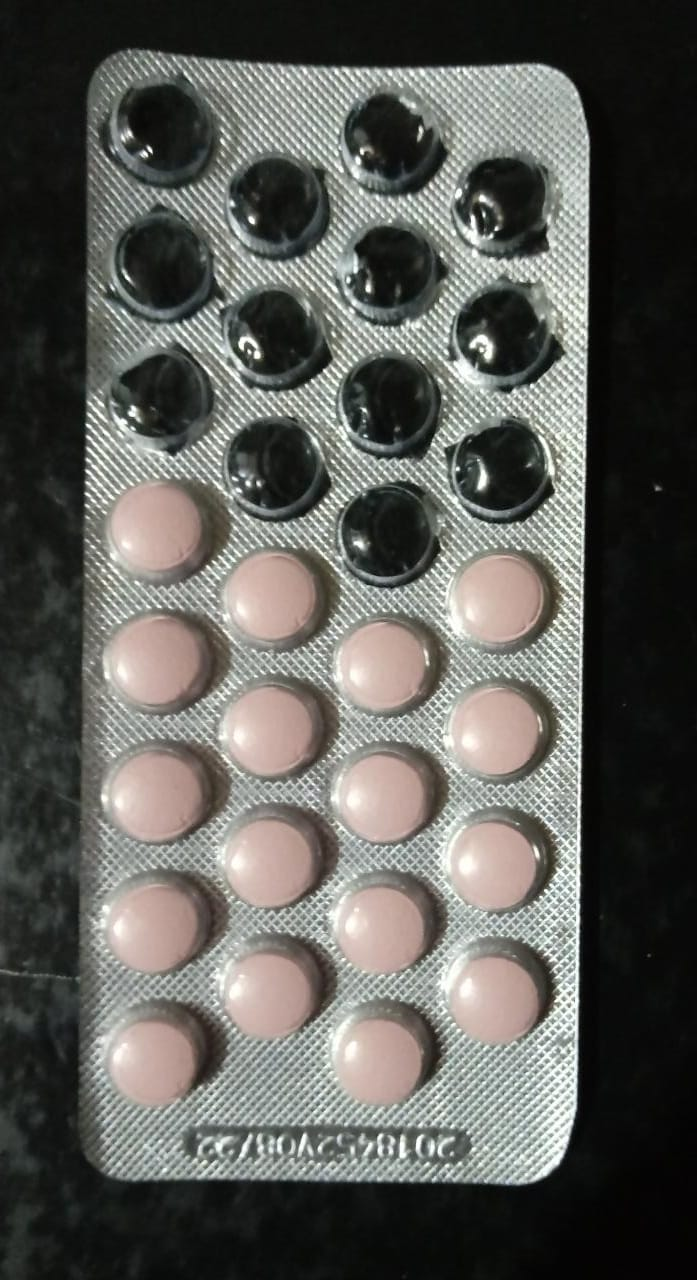
#> input picture img/remedio8.jpeg, 697 x 1280 px
$ python detector-de-remedio.py
#> lines starting #> are read from the running program, lines starting #| are printed output that depends on the picture; after the words box and inside, x2 and y2 are one past the last pixel; in counts of white or black regions, pixels touching at a corner belong together
import cv2
from cv2 import THRESH_OTSU

# LENDO A IMAGEM ORIGINAL
image = cv2.imread("img/remedio8.jpeg")
#> image is the input picture: shape (1280, 697, 3); mean B, G, R 88.1, 92.6, 92.8
#cv2.imshow("1 - Imagem original", image)

# ALTERANDO O TAMANHO DA IMAGEM ORIGINAL
img_resized = cv2.resize(image, None, fx=0.4, fy=0.4)
cv2.imshow("2 - Imagem com tamanho alterado", img_resized)

# ALTERANDO A COR DA IMAGEM PARA CINZA
image_gray = cv2.cvtColor(img_resized, cv2.COLOR_BGR2GRAY)
#cv2.imshow("3 - Imagem cinza", image_gray)

# ALTERANDO O FILTRO BILATERAL NA IMAGEM
image_filtered = cv2.bilateralFilter(image_gray,20,255,255) # tentativa e erro
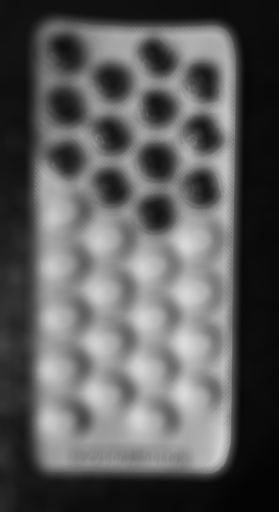
#> image_filtered: shape (512, 279); min 4, max 220, mean 91.9
#cv2.imshow("4 - Imagem com filtro Bilateral", image_filtered)

# BINARIZANDO A IMAGEM
method = cv2.THRESH_BINARY_INV + THRESH_OTSU
limiar, image_binary = cv2.threshold(image_filtered, 0, 255, method) # tentativa e erro
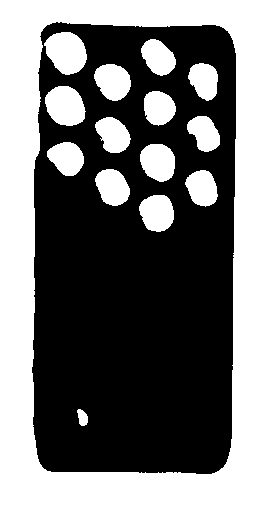
#> image_binary: shape (512, 279); 47.4% white; 15 white regions, largest, box (x1, y1, x2, y2) and area: (0, 0, 279, 512) 54789, (44, 32, 87, 75) 1346, (45, 86, 86, 126) 1252
#> limiar = 88
#cv2.imshow("5 - Imagem Binarizada", image_binary)

# FAZENDO O PROCESSO DE EROSÃO NA IMAGEM
ee = cv2.getStructuringElement(cv2.MORPH_ELLIPSE,(3,3))
image_erodida = cv2.erode(image_binary, ee, iterations=10) # tentativa e erro
#> image_erodida: shape (512, 279); 31.3% white; 14 white regions, largest, box (x1, y1, x2, y2) and area: (0, 0, 279, 512) 42199, (54, 42, 77, 65) 389, (55, 96, 76, 116) 332
#cv2.imshow("6 - imagem Erodida", image_erodida)

# DILATANDO A IMAGEM
image_dilatada = cv2.dilate(image_erodida, ee, iterations=10) # tentativa e erro
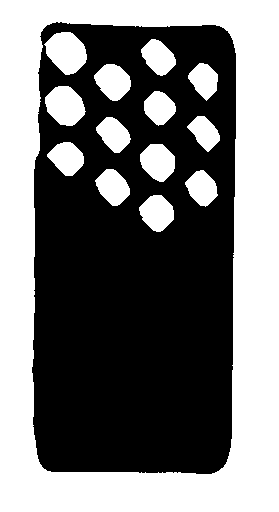
#> image_dilatada: shape (512, 279); 46.5% white; 14 white regions
cv2.imshow("7 - Imagem Dilatada", image_dilatada)

# PROCURANDO CONTORNOS NA IMAGEM
contornos, h = cv2.findContours(image_dilatada, cv2.RETR_TREE, cv2.CHAIN_APPROX_SIMPLE)
#> contornos = 15 contours; largest, box (x1, y1, x2, y2) and area: (0, 0, 279, 512) 142058, (31, 21, 237, 475) 88678, (44, 32, 87, 75) 1224, (45, 86, 86, 126) 1130, (140, 144, 175, 182) 934; h = 15 rows, first 6: [-1, -1, 1, -1], [-1, -1, 2, 0], [3, -1, -1, 1], [4, 2, -1, 1], [5, 3, -1, 1], [6, 4, -1, 1]
print(f'teste: {len(contornos)} {len(h)}')
#| teste: 15 1

# COLOCAR O TEXTO NA IMAGEM ORIGINAL (RESIZED)
phrase = f'Remedios faltantes: {len(contornos)-2}'
#> phrase = 'Remedios faltantes: 13'
cv2.putText(img_resized, phrase, (40,500), cv2.FONT_HERSHEY_SIMPLEX, 0.5, (255, 255, 255),1)
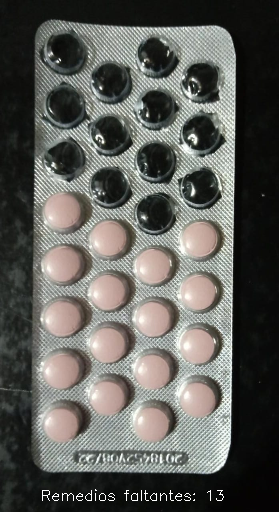
#> img_resized: shape (512, 279, 3); mean B, G, R 88.7, 93.2, 93.3

# APLICANDO UMA LÓGICA PARA COMEÇAR A PEGAR O CONTORNO DE DENTRO DA IMAGEM
for i in range(2, len(contornos)):
    image_final = cv2.drawContours(img_resized, contornos, i, (0,0,255),2)
    cv2.imshow('Final contornos', image_final)
#> this loop made 13 passes
#> pass 2, `image_final = cv2.drawContours(img_resized, contornos, i, (0,0,255),2)`:
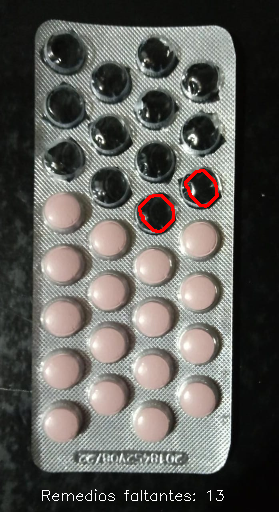
#> image_final: shape (512, 279, 3); mean B, G, R 88.4, 92.9, 94.3
#> pass 3, `image_final = cv2.drawContours(img_resized, contornos, i, (0,0,255),2)`:
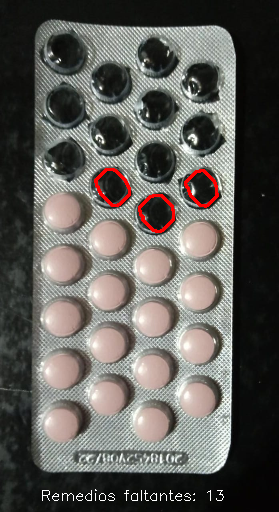
#> image_final: shape (512, 279, 3); 0.26% of pixels changed, all inside (x1, y1, x2, y2) = (94, 168, 131, 207)
#> after the loop:
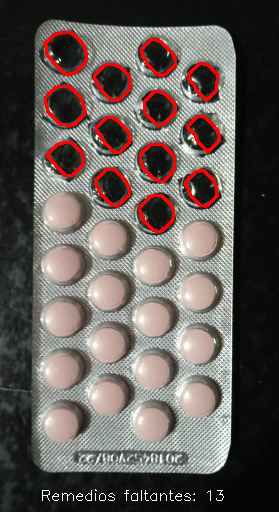
#> img_resized: shape (512, 279, 3); 3.38% of pixels changed, all inside (x1, y1, x2, y2) = (43, 31, 221, 233)

cv2.waitKey()

$ run again, with img/remedio1.jpeg copied over img/remedio8.jpeg
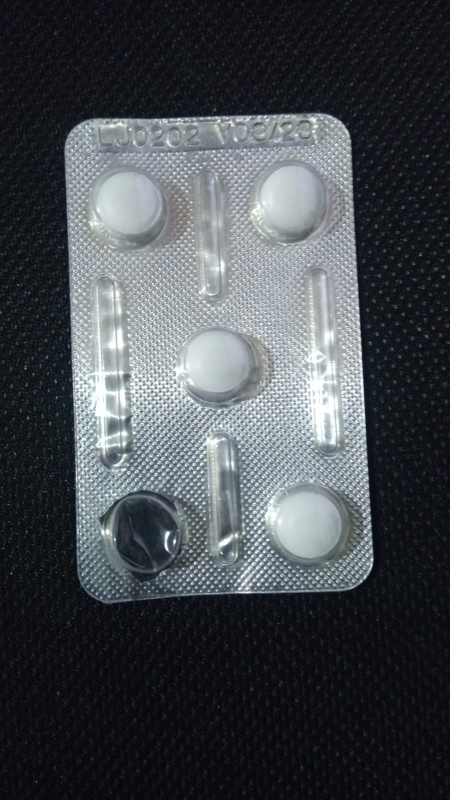
#> input picture img/remedio1.jpeg, 900 x 1600 px (shown at 1/2 size)
#> image is the input picture: shape (1600, 900, 3); mean B, G, R 78, 73.5, 68.9
#> `limiar, image_binary = cv2.threshold(image_filtered, 0, 255, method)`:
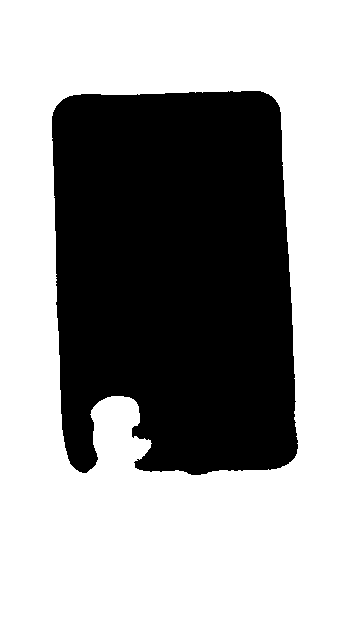
#> image_binary: shape (640, 360); 63.6% white; 1 black region, box (x1, y1, x2, y2) and area: (52, 91, 298, 475) 83821
#> limiar = 91
#> image_erodida: shape (640, 360); 57.9% white; 1 black region, box (x1, y1, x2, y2) and area: (42, 81, 308, 485) 97026
#> image_dilatada: shape (640, 360); 63.6% white; 1 black region
#> contornos = 2 contours; box (x1, y1, x2, y2) and area: (0, 0, 360, 640) 229401, (51, 90, 299, 476) 84590; h = [[-1, -1, 1, -1], [-1, -1, -1, 0]]
#| teste: 2 1
#> phrase = 'Remedios faltantes: 0'
#> `cv2.putText(img_resized, phrase, (40,500), cv2.FONT_HERSHEY_SIMPLEX, 0..`:
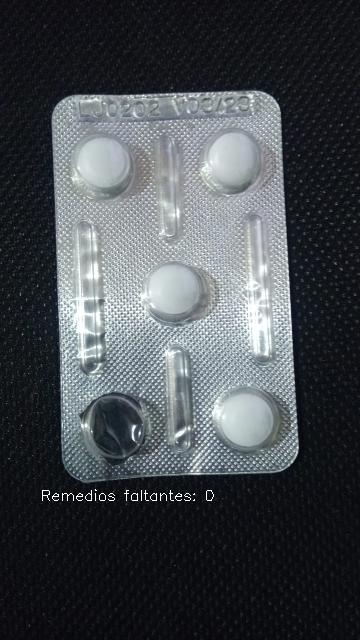
#> img_resized: shape (640, 360, 3); mean B, G, R 78.4, 73.8, 69.2

$ run again, with img/remedio2.jpeg copied over img/remedio8.jpeg
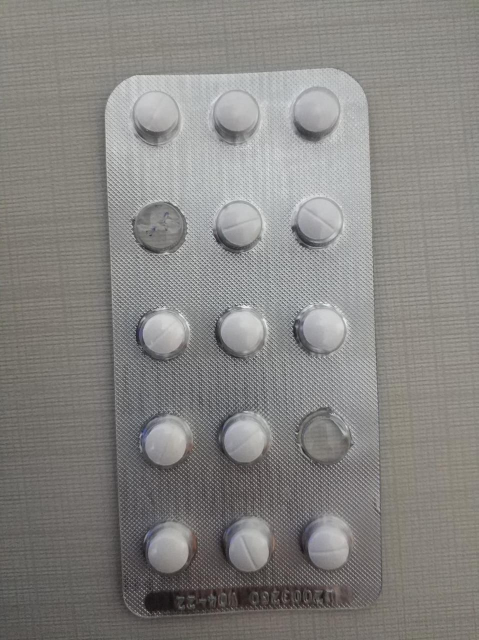
#> input picture img/remedio2.jpeg, 957 x 1280 px (shown at 1/2 size)
#> image is the input picture: shape (1280, 957, 3); mean B, G, R 129.7, 132.4, 134.2
#> `limiar, image_binary = cv2.threshold(image_filtered, 0, 255, method)`:
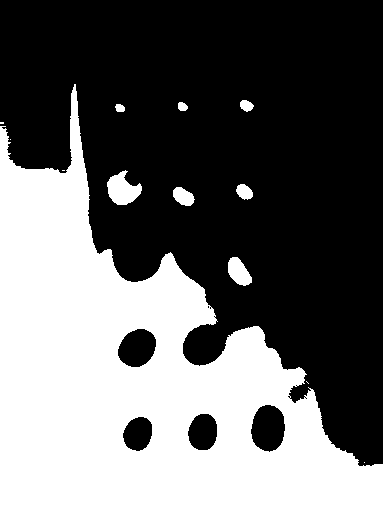
#> image_binary: shape (512, 383); 40.3% white; 13 white regions (5 under 20 px), largest, box (x1, y1, x2, y2) and area: (0, 84, 383, 512) 77129, (107, 170, 142, 205) 749, (228, 257, 252, 286) 460
#> limiar = 128
#> image_erodida: shape (512, 383); 32.8% white; 4 white regions (2 under 20 px), largest, box (x1, y1, x2, y2) and area: (0, 160, 383, 512) 64316, (117, 184, 128, 195) 74
#> image_dilatada: shape (512, 383); 38.9% white; 3 white regions
#> contornos = 7 contours; box (x1, y1, x2, y2) and area: (0, 150, 383, 512) 78744, (250, 404, 286, 453) 1298, (117, 328, 157, 368) 1150, (187, 413, 218, 451) 890, (122, 416, 153, 452) 806, (107, 174, 138, 205) 539, (228, 262, 250, 285) 239; h = [[1, -1, -1, -1], [2, 0, -1, -1], [-1, 1, 3, -1], [4, -1, -1, 2], [5, 3, -1, 2], [6, 4, -1, 2], [-1, 5, -1, 2]]
#| teste: 7 1
#> phrase = 'Remedios faltantes: 5'
#> the loop `for i in range(2, len(contornos)):` made 5 passes
#> after the loop `for i in range(2, len(contornos)):`:
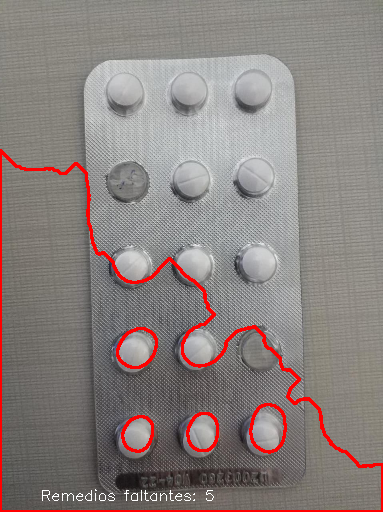
#> img_resized: shape (512, 383, 3); mean B, G, R 126.5, 129.1, 138.3
